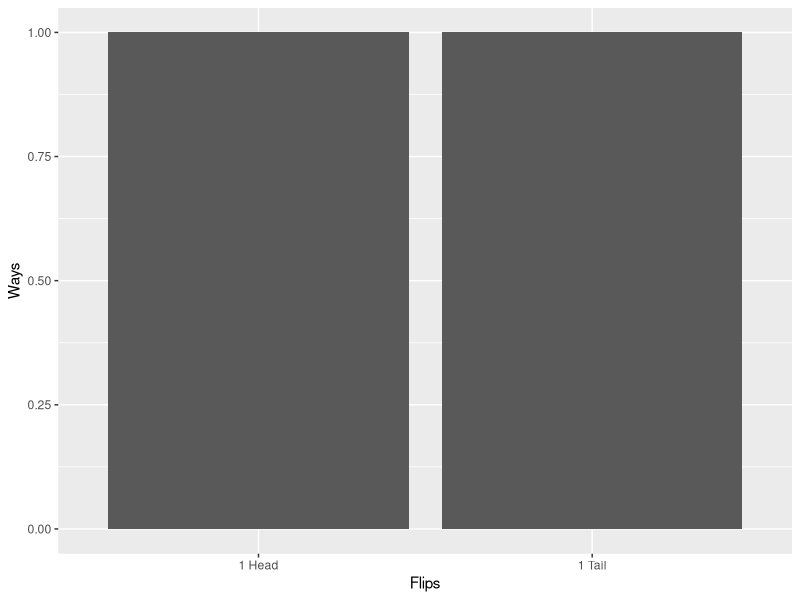
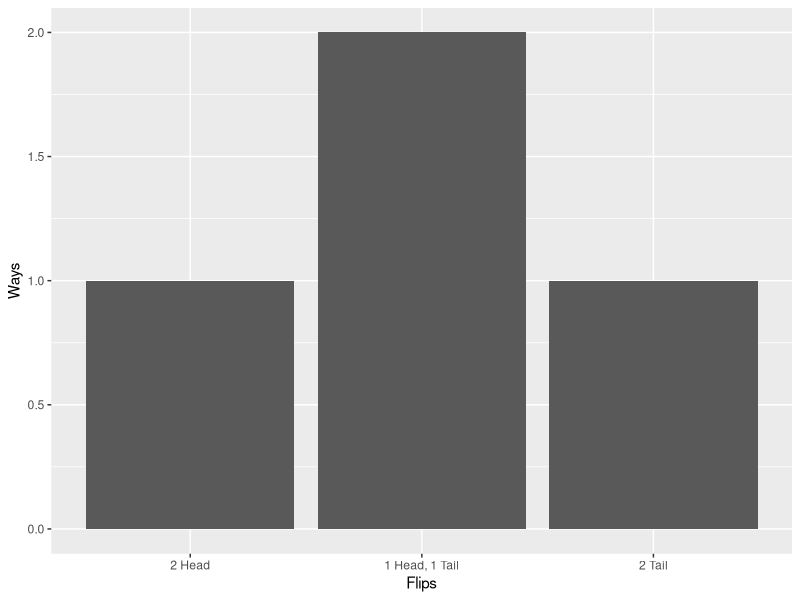
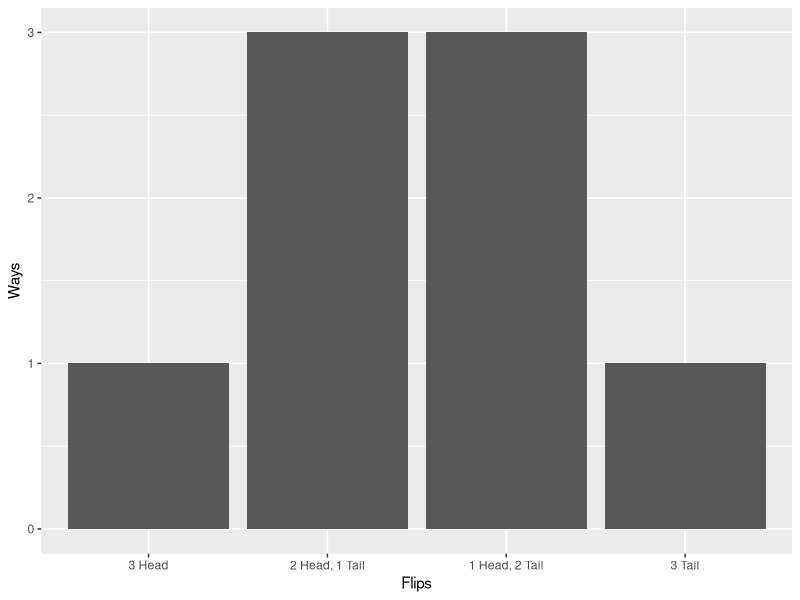
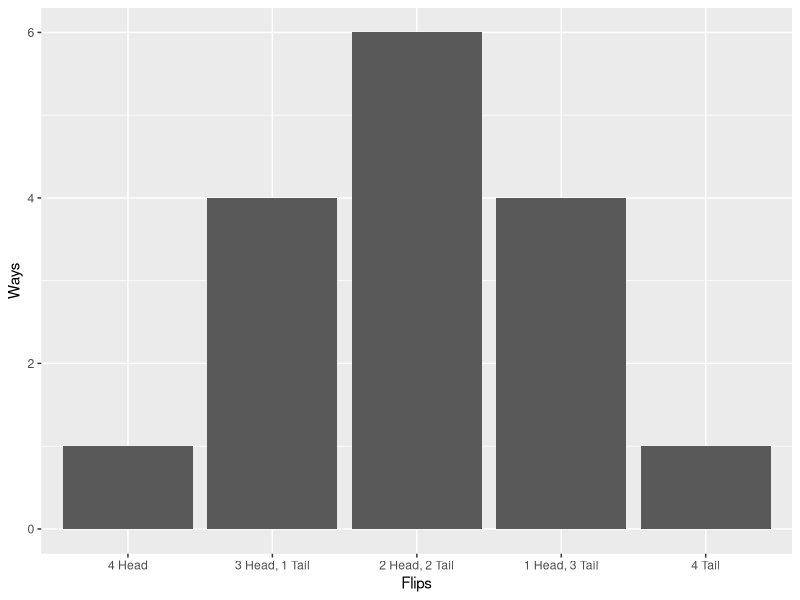
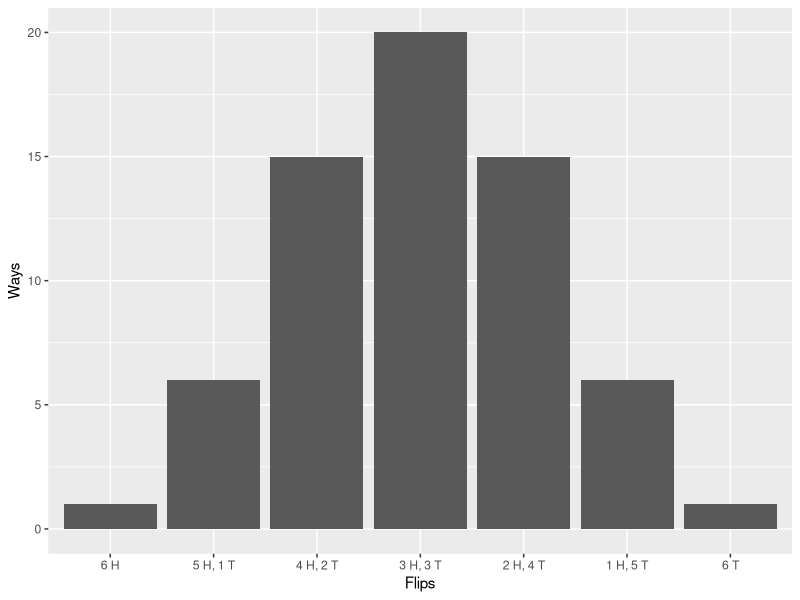

Generate these figures, in order, with R:
## ---- chunk 1
library(tidyverse)
library(readxl)
library(cowplot)
library(forcats)
## ---- chunk 2
0.488 ^ 4
dbinom(4, 4, 0.488)
## ---- chunk 3

flip1 <- tibble(
 Ways = c(1, 1),
 Flips = c("1 Head", "1 Tail")
)

flip1 %>% ggplot(aes(x = Flips, y = Ways)) +
 geom_bar(stat = "Identity")
## ---- chunk 4

flip2 <- tibble(
 Ways = c(1, 2, 1),
 Flips = c("2 Head", "1 Head, 1 Tail", "2 Tail")) %>% 
 mutate(Flips = fct_inorder(Flips))

flip2 %>% ggplot(aes(x = Flips, y = Ways)) +
 geom_bar(stat = "Identity")
## ---- chunk 5

flip3 <- tibble(
 Ways = c(1, 3, 3, 1),
 Flips = c("3 Head", "2 Head, 1 Tail", "1 Head, 2 Tail",
           "3 Tail")) %>% 
 mutate(Flips = fct_inorder(Flips))

flip3 %>% ggplot(aes(x = Flips, y = Ways)) +
 geom_bar(stat = "Identity")
## ---- chunk 6

flip4 <- tibble(
 Ways = c(1, 4, 6, 4, 1),
 Flips = c("4 Head", "3 Head, 1 Tail", "2 Head, 2 Tail",
           "1 Head, 3 Tail", "4 Tail")) %>% 
 mutate(Flips = fct_inorder(Flips))

flip4 %>% ggplot(aes(x = Flips, y = Ways)) +
 geom_bar(stat = "Identity")
## ---- chunk 7

flip6 <- tibble(
 Ways = c(1, 6, 15, 20, 15, 6, 1),
 Flips = c("6 H", "5 H, 1 T", "4 H, 2 T",
           "3 H, 3 T", "2 H, 4 T", 
           "1 H, 5 T", "6 T")) %>% 
 mutate(Flips = fct_inorder(Flips))

flip6 %>% ggplot(aes(x = Flips, y = Ways)) +
 geom_bar(stat = "Identity")

